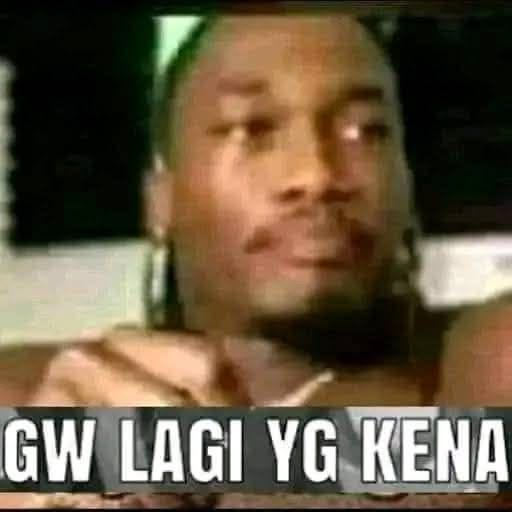
#> input picture app/src/main/assets/ambarus/1.jpg, 512 x 512 px
$ python gen_icon.py app/src/main/assets/ambarus/1.jpg
#> lines starting #> are read from the running program, lines starting #| are printed output that depends on the picture; after the words box and inside, x2 and y2 are one past the last pixel; in counts of white or black regions, pixels touching at a corner belong together
#!/usr/bin/env python3

import sys
import os
from pathlib import Path

try:
    from PIL import Image
except ImportError:
    print("Pillow not installed. Run: pip install Pillow")
    sys.exit(1)

MIPMAP_SIZES = [
    ("mdpi", 48),
    ("hdpi", 72),
    ("xhdpi", 96),
    ("xxhdpi", 144),
    ("xxxhdpi", 192),
]

def generate_icons(source_path: str, output_base: str = "app/src/main/res"):
#> called with source_path = 'app/src/main/assets/ambarus/1.jpg', output_base = 'app/src/main/res'
    src = Path(source_path)
    if not src.exists():
        print(f"Error: Source File '{source_path}' Not Found.")
        sys.exit(1)

    img = Image.open(src).convert("RGBA")

    for suffix, size in MIPMAP_SIZES:
        folder = Path(output_base) / f"mipmap-{suffix}"
        folder.mkdir(parents=True, exist_ok=True)

        resized = img.resize((size, size), Image.LANCZOS)
        out_path = folder / "ic_launcher.png"
        resized.save(out_path, "PNG")
        print(f"  Created: {out_path}  ({size}x{size})")

        round_img = Image.new("RGBA", (size, size), (0, 0, 0, 0))
        mask = Image.new("L", (size, size), 0)
        from PIL import ImageDraw
        draw = ImageDraw.Draw(mask)
        draw.ellipse((0, 0, size, size), fill=255)
        round_img.paste(resized, (0, 0), mask)
        round_path = folder / "ic_launcher_round.png"
        round_img.save(round_path, "PNG")
        print(f"  Created: {round_path}  ({size}x{size} round)")
#> this loop made 5 passes
#> pass 1, in generate_icons, `resized = img.resize((size, size), Image.LANCZOS)`:
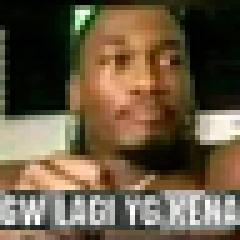
#> resized: PIL image 48x48 RGBA (shown 5 times larger); mean R, G, B, A 104.4, 88.9, 67, 255
#> pass 1, in generate_icons, `round_img.save(round_path, "PNG")`:
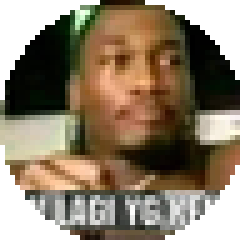
#> saved as ic_launcher_round.png: PIL image 48x48 RGBA (shown 5 times larger); mean R, G, B, A 90.8, 76, 55.9, 205.7; transparent parts drawn white
#> after the loop:
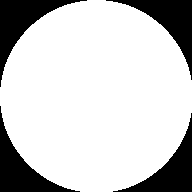
#> mask: PIL image 192x192 L; 79.2% white; 4 black regions, box (x1, y1, x2, y2) and area: (0, 0, 87, 87) 2004, (106, 0, 192, 80) 1917, (0, 106, 80, 192) 1917, (113, 113, 192, 192) 1831
#> after the loop:
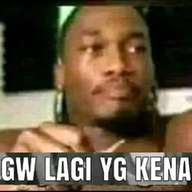
#> resized: PIL image 192x192 RGBA; mean R, G, B, A 104.1, 88.7, 66.7, 255
#> after the loop:
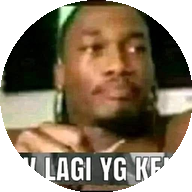
#> round_img: PIL image 192x192 RGBA; mean R, G, B, A 88.9, 74.4, 54.5, 202; transparent parts drawn white

    print("\nAll Mipmap Icons Generated Successfully.")

if __name__ == "__main__":
    source = sys.argv[1] if len(sys.argv) > 1 else "icon.jpg"
    generate_icons(source)

$ run again, on app/src/main/assets/ambarus/2.jpg
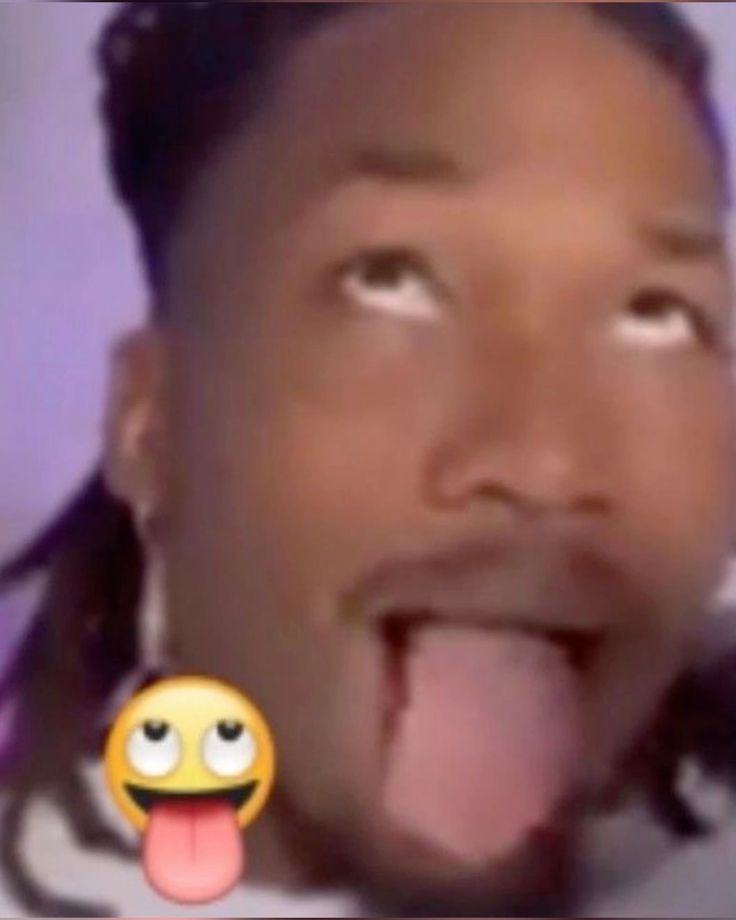
#> input picture app/src/main/assets/ambarus/2.jpg, 736 x 920 px
#> after the loop in generate_icons, `for suffix, size in MIPMAP_SIZES:`:
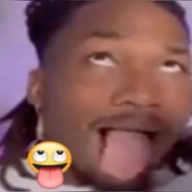
#> resized: PIL image 192x192 RGBA; mean R, G, B, A 128.1, 87.7, 88.4, 255
#> after the loop in generate_icons, `for suffix, size in MIPMAP_SIZES:`:
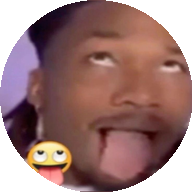
#> round_img: PIL image 192x192 RGBA; mean R, G, B, A 103.4, 68.8, 66.5, 202; transparent parts drawn white

$ run again, on app/src/main/assets/ambarus/3.jpg
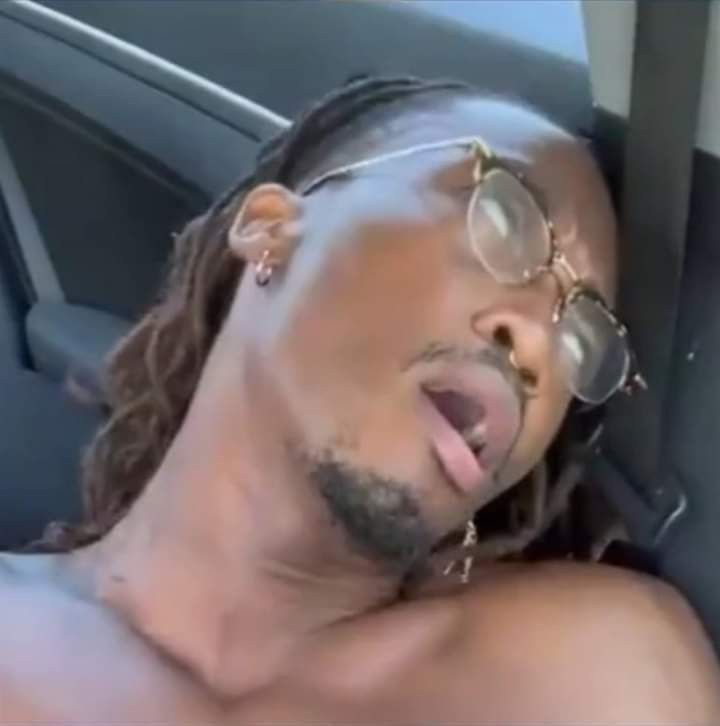
#> input picture app/src/main/assets/ambarus/3.jpg, 720 x 726 px
#> the loop in generate_icons, `for suffix, size in MIPMAP_SIZES:` made 5 passes
#> pass 1, in generate_icons, `round_img.save(round_path, "PNG")`:
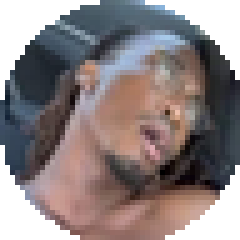
#> saved as ic_launcher_round.png: PIL image 48x48 RGBA (shown 5 times larger); mean R, G, B, A 91, 80.5, 81, 205.7; transparent parts drawn white
#> after the loop in generate_icons, `for suffix, size in MIPMAP_SIZES:`:
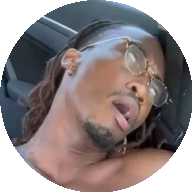
#> round_img: PIL image 192x192 RGBA; mean R, G, B, A 89, 78.8, 79.3, 202; transparent parts drawn white

$ run again, on app/src/main/assets/ambarus/4.jpg
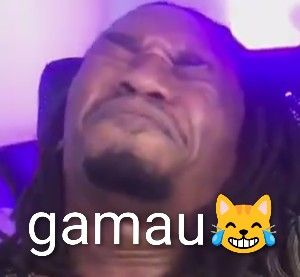
#> input picture app/src/main/assets/ambarus/4.jpg, 300 x 277 px
#> after the loop in generate_icons, `for suffix, size in MIPMAP_SIZES:`:
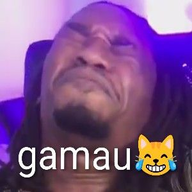
#> resized: PIL image 192x192 RGBA; mean R, G, B, A 126.9, 84.9, 136.6, 255
#> after the loop in generate_icons, `for suffix, size in MIPMAP_SIZES:`:
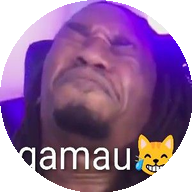
#> round_img: PIL image 192x192 RGBA; mean R, G, B, A 97, 60, 103.6, 202; transparent parts drawn white
